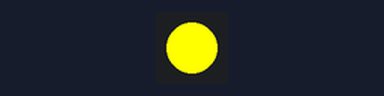
The sketch below on a simulated Arduino Uno, built with avr-gcc and run on an emulated ATmega328P. Parts: 1 RGB LEDs in strip order, left to right.

Above: at 0.2 s.
At 1.7 s:
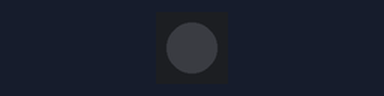
Timing chart, 0 to 3.0 s (numbered marks = the images above):
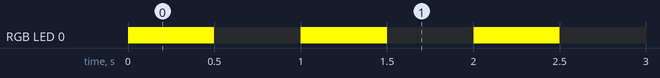

Measured:
- by itself, RGB LED 0: alternates RGB(255, 255, 0) for 0.50 s and off for 0.50 s

The sketch:

left.ino
```cpp
#include <Adafruit_NeoPixel.h>

#define LED_PIN_LEFT 3
#define LED_PIN_RIGHT 2
#define LED_COUNT 1

Adafruit_NeoPixel pixel_left(LED_COUNT, LED_PIN_LEFT, NEO_GRB + NEO_KHZ800);
Adafruit_NeoPixel pixel_right(LED_COUNT, LED_PIN_RIGHT, NEO_GRB + NEO_KHZ800);

void setup() {
  //pixel_left.begin();
  pixel_right.begin();

}

void loop() {
  //pixel_left.setPixelColor(0, pixel_left.Color(255, 255, 0)); // LED를 노란색으로 설정
  pixel_right.setPixelColor(0, pixel_right.Color(255, 255, 0));
  //pixel_left.show(); // 변경된 색을 표시
  pixel_right.show();
  delay(500); // 0.5초 대기

  //pixel_left.setPixelColor(0, pixel_left.Color(0, 0, 0)); // LED를 끔
  pixel_right.setPixelColor(0, pixel_right.Color(0, 0, 0));
  //pixel_left.show(); // 변경된 색을 표시
  pixel_right.show();
  delay(500); // 0.5초 대기
}
```
